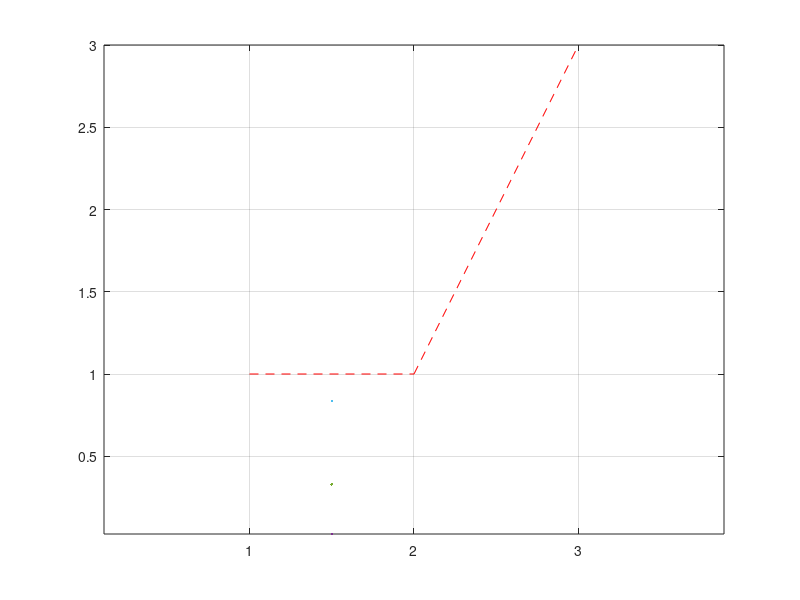

Write MATLAB code to recreate this figure. (Note: this script raises an error after producing the figure.)
clc, clear, close all

% The number of control points
n = 3; 

% Points
P1 = [1, 1]';
P2 = [2, 1]';
P3 = [3, 3]';
P = [P1, P2, P3];

figure
LineWidth = 1.5;
colors = [7, 84, 213;
    249, 82, 107;
    167, 51, 58]/255;
hold(gca, "on")
grid(gca, "on")
box(gca, "on")
axis(gca, "equal")

% Draw the characteristic polygon describing the bezier curve
for idx = 2:n
    p1 = P(:,idx-1);
    p2 = P(:,idx);
    x_coordinate = [p1(1), p2(1)];
    y_coordinate = [p1(2), p2(2)];
    plot(x_coordinate, y_coordinate, '--r', LineWidth=LineWidth, Color=colors(1, :))
end
scatter(P(1, :), P(2, :), "filled", MarkerEdgeColor=colors(1, :), MarkerFaceColor=colors(1, :))


% Calculte and plot movement process
points = 0:1/100:1;
values = zeros(2, numel(points));
Values = cell(n*(n-1)/2, numel(points));
for t = 1:numel(points)
    % Directly calculate 
    values(:, t) = (1-points(t))^2.*P1+2*(1-points(t))*points(t).*P2+points(t)^2.*P3;

    % Recursively calculate 
    for i = 2:n
        p1 = P(:,i-1);
        p2 = P(:, i);
        Values{i-1, t} = firstOrderfcn(points(t), p1, p2);
    end
    for i = 1:n-2
        Values{3, t} = firstOrderfcn(points(t), Values{1, t}, Values{2, t});
    end
end

% Directly calculate
plot(values(1,:), values(2, :), Color=colors(3, :), LineWidth=LineWidth)

% Recursively calculte
for t = 1:numel(points)
    h = plot([Values{1,t}(1), Values{2,t}(1)], ...
        [Values{1,t}(2), Values{2,t}(2)], ...
        LineWidth=1, LineStyle="-", Color=colors(2, :), Marker=".");
    s = scatter(Values{3, t}(1), Values{3, t}(2), 20, 'ro', "filled");
    exportgraphics(gcf, 'gif1.gif', 'Append', true);
    h.Visible = "off";
    s.Visible = "off";
end

function P_out = firstOrderfcn(t, P0, P1)
P_out = (1-t).*P0 + t.*P1;
end
